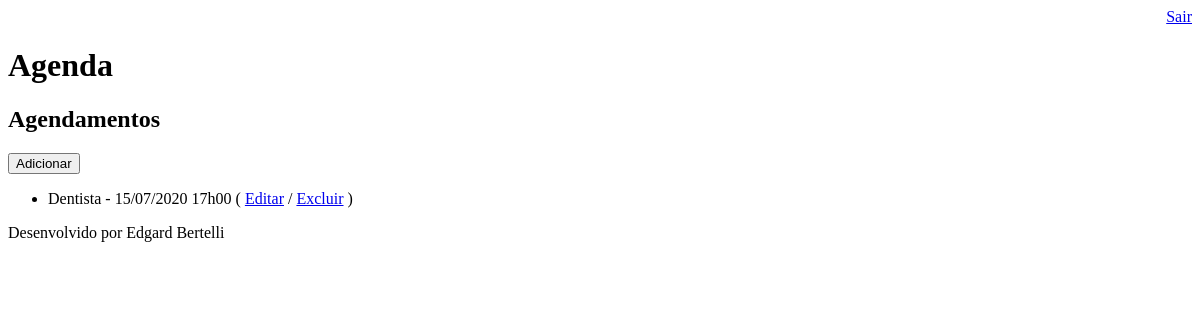
Before: /agenda/ (signed in) with the older database file.
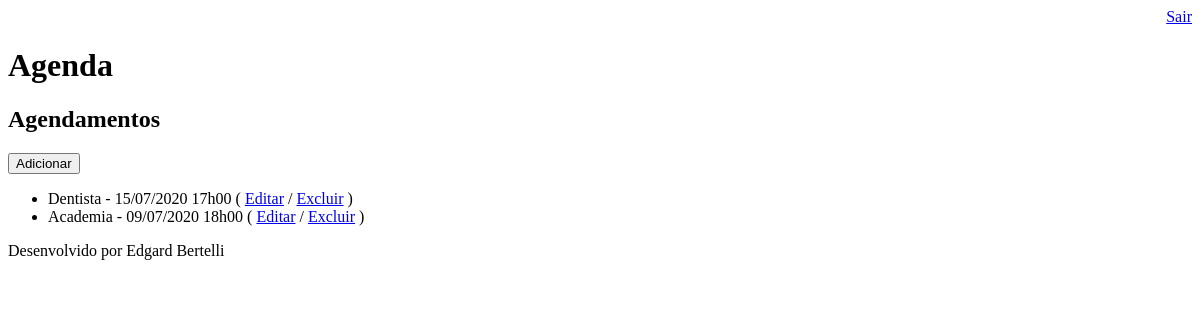
After: the same page with the newer database file.
### core/models.py (models this page shows, shortened)
class Evento(models.Model):
    titulo = models.CharField(max_length=100, verbose_name='Título')
    descricao = models.TextField(blank=True, null=True, verbose_name='Descrição')
    data_evento = models.DateTimeField(verbose_name='Data do evento')
    data_criacao = models.DateTimeField(auto_now=True, verbose_name='Data de criação')
    usuario = models.ForeignKey(User, on_delete=models.CASCADE, verbose_name='Usuário')
    def get_data_evento(self):
        return self.data_evento.strftime('%d/%m/%Y %Hh%M')

### core/views.py (the view)
# urls.py: path('agenda/', views.lista_eventos),
@login_required(login_url='/login/')
def lista_eventos(request):
    user = request.user
    eventos = Evento.objects.filter(usuario=user)
    dados = {'eventos': eventos}
    return render(request, 'agenda.html', dados)

### templates/agenda.html
{% extends "model-page.html" %}
{% block content %}
    <h2>Agendamentos</h2>
    <a href="evento/" type="button">
        <button type="button">Adicionar</button>
    </a>
    <ul>
        {% for evento in eventos %}
            <li>
                {{ evento.titulo }} - {{ evento.get_data_evento }}
                ( <a href="evento/?id={{ evento.id }}">Editar</a> / <a href="evento/delete/{{ evento.id }}">Excluir</a> )
            </li>
        {% endfor %}
    </ul>
{% endblock %}

Changed rows visible on the page:
added Evento: titulo "Academia", get_data_evento "09/07/2020 18h00"
